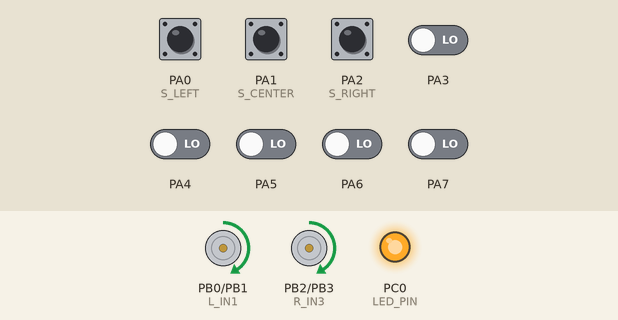
Recording of a program running on a simulated ATmega32, built with avr-gcc and emulated at 16 MHz (the files do not name the chip). On the bench: motor-driver pin pairs drawn as motors (green arrow = first pin HIGH = forward, orange = second pin HIGH = backward, longer = more drive, scaled by the enable pin), output pins drawn as LEDs (lit = HIGH). Inputs (shaded band) come from the test bench; at power-on: PA0 (S_LEFT), PA1 (S_CENTER), PA2 (S_RIGHT) HIGH, PA3–7 LOW.

Above: at 2.5 s.
2.6 s: PA0 (S_LEFT) pulled LOW for 0.15 s
At 2.68 s:
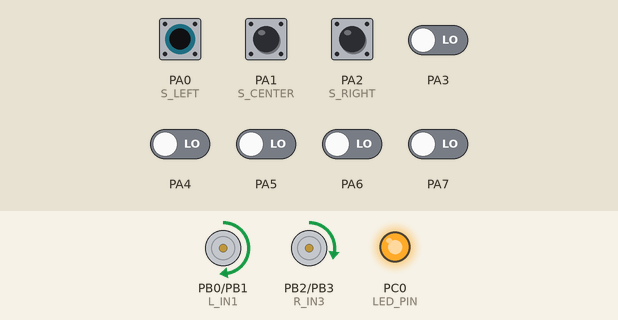
4.2 s: PA2 (S_RIGHT) pulled LOW for 0.15 s
At 4.28 s:
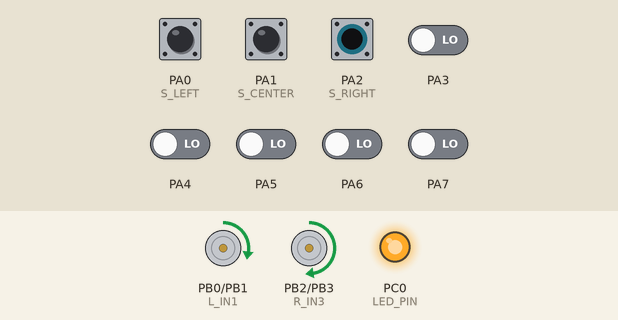
Timing chart, 0 to 7.2 s (numbered marks = the images above; inputs shaded):
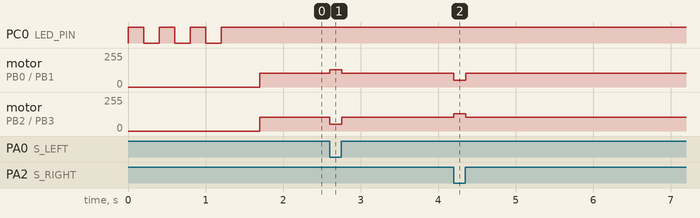

Measured:
- after the input at 2.6 s, motor on PB0 (L_IN1) / PB1 (L_IN2): forward 102/255 → forward 128/255 at once, → forward 102/255 0.16 s later; motor on PB2 (R_IN3) / PB3 (R_IN4): forward 102/255 → forward 51/255 at once, → forward 102/255 0.16 s later
- after the input at 4.2 s, motor on PB0 (L_IN1) / PB1 (L_IN2): forward 102/255 → forward 51/255 at once, → forward 102/255 0.16 s later; motor on PB2 (R_IN3) / PB3 (R_IN4): forward 102/255 → forward 128/255 at once, → forward 102/255 0.16 s later
- by itself, PC0 (LED_PIN): alternates HIGH for 0.20 s and LOW for 0.20 s, 7 changes in all, then stays HIGH

The program:

main.c
```c
#define F_CPU 16000000UL
#include <avr/io.h>
#include <util/delay.h>

/* ===================== DEFINITIONS ===================== */
#define MAX_PWM 500   // PWM TOP value

/* --- Motor Pins (L298N) --- */
#define L_IN1 PB0
#define L_IN2 PB1
#define R_IN3 PB2
#define R_IN4 PB3

/* --- PWM Pins --- */
#define PWM_L PD5   // OC1A
#define PWM_R PD4   // OC1B

/* --- Sensors --- */
#define S_LEFT   PA0
#define S_CENTER PA1
#define S_RIGHT  PA2

/* --- LED --- */
#define LED_PIN PC0

/* ===================== PWM INIT ===================== */
void PWM_Init(void)
{
	// Fast PWM mode with ICR1 as TOP
	TCCR1A = (1<<COM1A1) | (1<<COM1B1) | (1<<WGM11);
	TCCR1B = (1<<WGM13) | (1<<WGM12) | (1<<CS11); // Prescaler 8
	ICR1 = MAX_PWM;

	// Set PWM pins as output
	DDRD |= (1<<PWM_L) | (1<<PWM_R);

	// Initialize with 0 duty cycle
	OCR1A = 0;
	OCR1B = 0;
}

/* ===================== MOTOR CONTROL ===================== */
void motors_stop(void)
{
	// Set all direction pins LOW
	PORTB &= ~((1<<L_IN1) | (1<<L_IN2) | (1<<R_IN3) | (1<<R_IN4));
	// Set PWM to 0
	OCR1A = 0;
	OCR1B = 0;
}

void forward(void)
{
	// Left motor forward
	PORTB |=  (1<<L_IN1);
	PORTB &= ~(1<<L_IN2);

	// Right motor forward
	PORTB |=  (1<<R_IN3);
	PORTB &= ~(1<<R_IN4);


	OCR1A = 200;  // Left motor
	OCR1B = 200;  // Right motor
}

void turn_left(void)
{
	// Left motor SLOW forward
	PORTB |=  (1<<L_IN1);
	PORTB &= ~(1<<L_IN2);

	// Right motor FAST forward
	PORTB |=  (1<<R_IN3);
	PORTB &= ~(1<<R_IN4);


	OCR1A = 100;
	OCR1B = 250;
}

void turn_right(void)
{
	// Left motor FAST forward
	PORTB |=  (1<<L_IN1);
	PORTB &= ~(1<<L_IN2);

	// Right motor SLOW forward
	PORTB |=  (1<<R_IN3);
	PORTB &= ~(1<<R_IN4);


	OCR1A = 250;
	OCR1B = 100;
}

/* ===================== MAIN ===================== */
int main(void)
{

	DDRB |= (1<<L_IN1) | (1<<L_IN2) | (1<<R_IN3) | (1<<R_IN4);


	DDRC |= (1<<LED_PIN);

	/* Sensors as input with pullups */
	DDRA &= ~((1<<S_LEFT) | (1<<S_CENTER) | (1<<S_RIGHT));
	PORTA |= (1<<S_LEFT) | (1<<S_CENTER) | (1<<S_RIGHT);

	/* Initialize PWM */
	PWM_Init();


	motors_stop();


	for (uint8_t i = 0; i < 3; i++)
	{
		PORTC |= (1<<LED_PIN);
		_delay_ms(200);
		PORTC &= ~(1<<LED_PIN);
		_delay_ms(200);
	}


	PORTC |= (1<<LED_PIN);

	/* Small delay before starting */
	_delay_ms(500);

	while (1)
	{

		uint8_t L = (PINA & (1<<S_LEFT));
		uint8_t C = (PINA & (1<<S_CENTER));
		uint8_t R = (PINA & (1<<S_RIGHT));

		// Line following logic
		if (C && !L && !R)
		{
			// Only center sees black - go straight
			forward();
		}
		else if (L && !R)
		{
			// Left sensor sees black - STEEP LEFT TURN
			turn_left();
		}
		else if (R && !L)
		{
			// Right sensor sees black - STEEP RIGHT TURN
			turn_right();
		}
		else if (!L && !C && !R)
		{
			// All sensors see white - keep turning right to find the black line
			turn_right();
		}
		else if (L && C && R)
		{
			// All sensors see black - might be at intersection, go forward
			forward();
		}
		else
		{
			// Default: continue forward
			forward();
		}

		_delay_ms(20);  // Small delay for stability
	}
}
```
